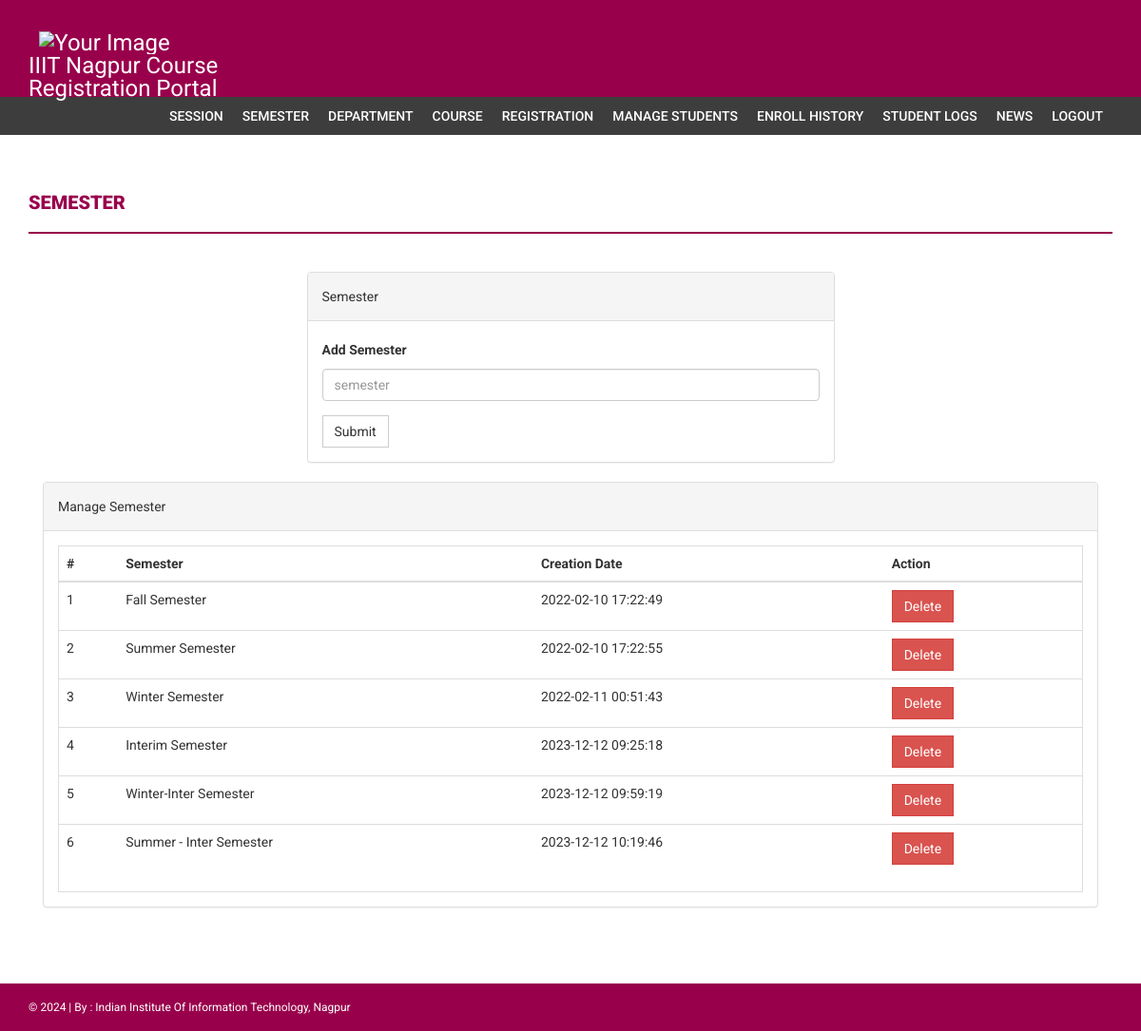
Page /admin/semester.php (signed in) on the committed database.
### tables this page shows
CREATE TABLE `semester` (
  `id` int NOT NULL,
  `semester` varchar(255) DEFAULT NULL,
  `creationDate` timestamp NULL DEFAULT CURRENT_TIMESTAMP,
  `updationDate` varchar(255) DEFAULT NULL
);

### admin/semester.php (the view, shortened to what this page needs)
<?php
if(strlen($_SESSION['alogin'])==0)
    {
header('location:index.php');
}
else{
?>
<!DOCTYPE html>
<html xmlns="http://www.w3.org/1999/xhtml">
<head>
    <link href="../assets/css/bootstrap.css" rel="stylesheet" />
    <link href="../assets/css/font-awesome.css" rel="stylesheet" />
    <link href="../assets/css/style.css" rel="stylesheet" />
</head>
<body>
<?php include('includes/header.php');?>
<?php if($_SESSION['alogin']!="")
{
 include('includes/menubar.php');
}
 ?>
    <div class="content-wrapper">
        <div class="container">
              <div class="row">
                    <div class="col-md-12">
                        <h1 class="page-head-line">Semester  </h1>
                    </div>
                </div>
                <div class="row" >
                  <div class="col-md-3"></div>
                    <div class="col-md-6">
                        <div class="panel panel-default">
                        <div class="panel-heading">
                           Semester
                        </div>
                        <div class="panel-body">
                       <form name="semester" method="post">
   <div class="form-group">
    <label for="semester">Add Semester  </label>
    <input type="text" class="form-control" id="semester" name="semester" placeholder="semester" required />
  </div>
 <button type="submit" name="submit" class="btn btn-default">Submit</button>
</form>
                            </div>
                            </div>
                    </div>
                </div>
                <div class="col-md-12">
                    <div class="panel panel-default">
                        <div class="panel-heading">
                            Manage Semester
                        </div>
                        <div class="panel-body">
                            <div class="table-responsive table-bordered">
                                <table class="table">
                                    <thead>
                                        <tr>
                                            <th>#</th>
                                            <th>Semester</th>
                                            <th>Creation Date</th>
                                            <th>Action</th>
                                        </tr>
                                    </thead>
                                    <tbody>
<?php
$sql=mysqli_query($con,"select * from semester");
$cnt=1;
while($row=mysqli_fetch_array($sql))
{
?>
                                        <tr>
                                            <td><?php echo $cnt;?></td>
                                            <td><?php echo htmlentities($row['semester']);?></td>
                                            <td><?php echo htmlentities($row['creationDate']);?></td>
                                            <td>
  <a href="semester.php?id=<?php echo $row['id']?>&del=delete" onClick="return confirm('Are you sure you want to delete?')">
                                            <button class="btn btn-danger">Delete</button>
</a>
                                            </td>
                                        </tr>
<?php
$cnt++;
} ?>
                                    </tbody>
                                </table>
                            </div>
                        </div>
                    </div>
                </div>
            </div>
        </div>
  <?php include('includes/footer.php');?>
</body>
</html>
<?php } ?>

### assets/css/style.css (style rules this page uses)
body { font-family: 'Roboto', sans-serif; line-height: 30px; }
.content-wrapper { margin-top: 40px; min-height: 600px; padding-bottom: 60px; }
.page-head-line { font-weight: 900; padding-bottom: 20px; border-bottom: 2px solid rgb(153, 0, 76); text-transform: uppercase; color: rgb(153, 0, 76); font-size: 20px; margin-bottom: 40px; }
.btn { border-radius: 0px; -webkit-border-radius: 0px; -moz-border-radius: 0px; }

### rows in the picture
semester: semester "Fall Semester", creationDate "2022-02-10 17:22:49"
semester: semester "Summer Semester", creationDate "2022-02-10 17:22:55"
semester: semester "Winter Semester", creationDate "2022-02-11 00:51:43"
semester: semester "Interim Semester", creationDate "2023-12-12 09:25:18"
semester: semester "Winter-Inter Semester", creationDate "2023-12-12 09:59:19"
semester: semester "Summer - Inter Semester", creationDate "2023-12-12 10:19:46"
